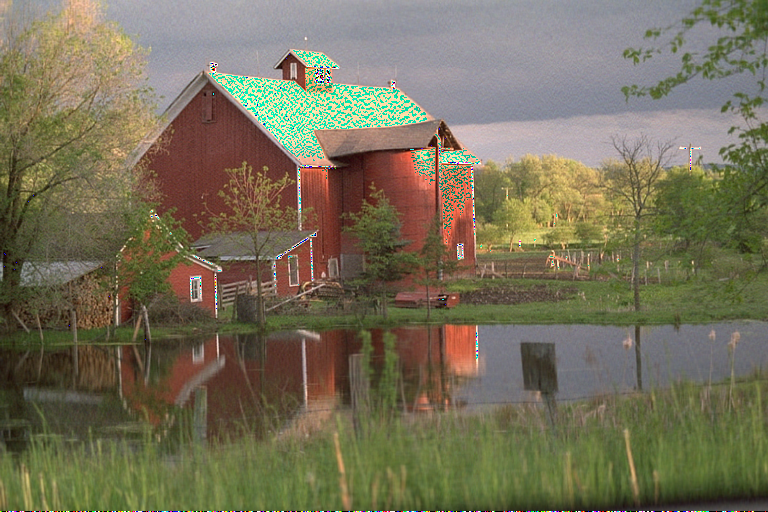
#> input picture compressed_images/kodim22/PCA_then_DWT/pca_compress_150.png, 768 x 512 px, found by its file name
$ jupyter execute --allow-errors PCA.ipynb   (older library calls are emulated)
#> lines starting #> are read from the running program, lines starting #| are printed output that depends on the picture
[cell 1]
import numpy as np
import pywt
from sklearn.decomposition import PCA
from math import log10, sqrt
from sklearn.cluster import KMeans
from scipy.fftpack import dct, idct
import os
from skimage import io
from skimage import metrics
from sklearn.decomposition import PCA
import matplotlib.pyplot as plt

[cell 2]
#define psnr, mse, ssim and compressRatio
def psnr(img, compressed):
    return metrics.peak_signal_noise_ratio(image,compressed)
def mse(img, compressed):
    return metrics.mean_squared_error(image,compressed)
def ssim(img, compressed):
    return metrics.structural_similarity(image,compressed,multichannel=True)
def compressRatio(img, compressed):
    return img/compressed

[cell 3]
#read the image and take its RGB values individually
image = io.imread('pca_compress_150.png')
#> image is the input picture: shape (512, 768, 3); mean R, G, B 118.2, 111.9, 88.3
io.imshow(image)
io.show()
print(image.shape)
#| (512, 768, 3)
blue,green,red =image[:,:,0],image[:,:,1],image[:,:,2]
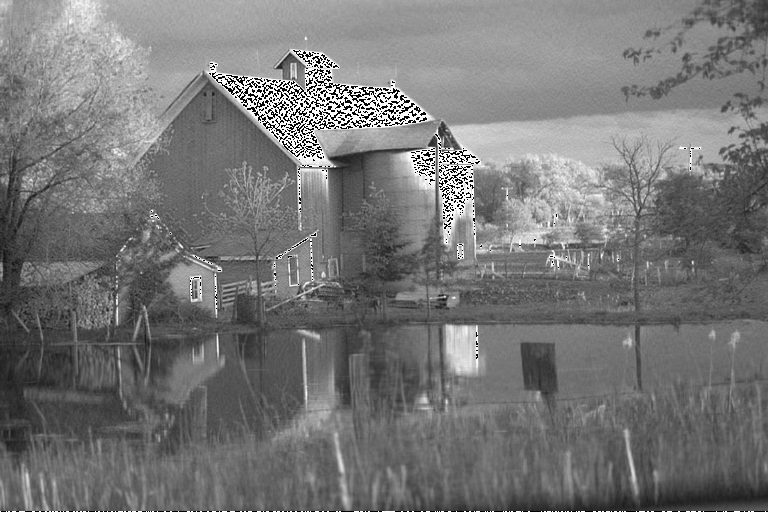
#> blue: shape (512, 768); min 0, max 255, mean 118.2
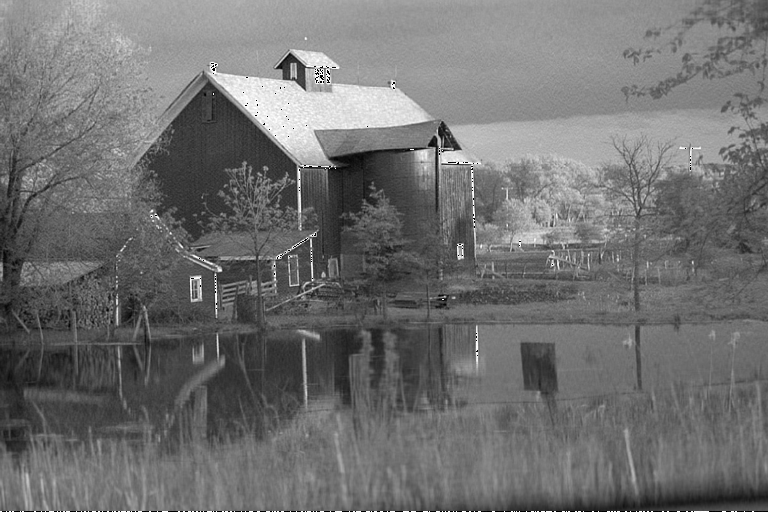
#> green: shape (512, 768); min 0, max 255, mean 111.9
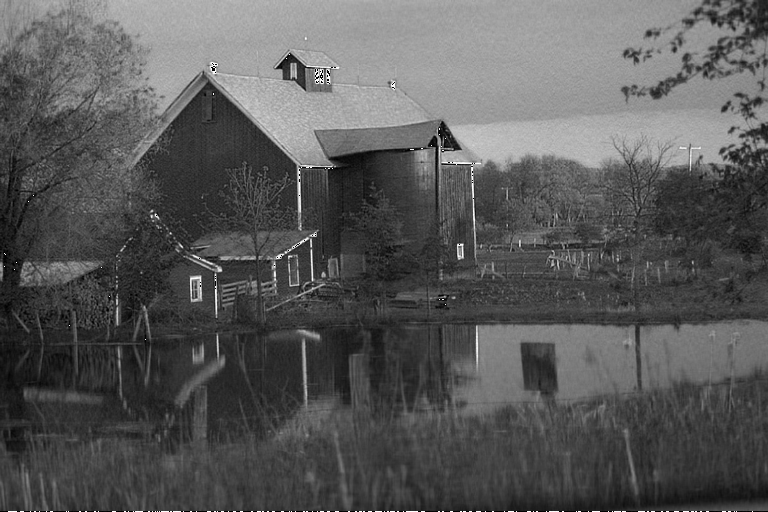
#> red: shape (512, 768); min 0, max 255, mean 88.3
print(blue.shape)
#| (512, 768)

[cell 4]
# PCA for dimensionality redcution (non-visualization)

pca = PCA()
pca.n_components = 200
pca_data = pca.fit_transform(blue)
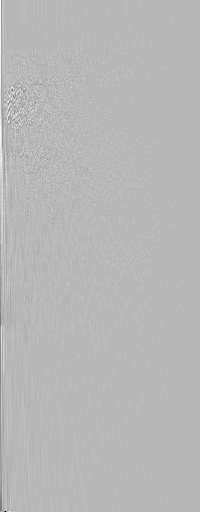
#> pca_data: shape (512, 200) float64; min -2888.2, max 1123.4, mean 0; drawn with min black and max white

percentage_var_explained = pca.explained_variance_ / np.sum(pca.explained_variance_);

cum_var_explained = np.cumsum(percentage_var_explained)

# Plot the PCA spectrum
plt.figure(1, figsize=(6, 4))

plt.clf()
plt.plot(cum_var_explained, linewidth=2)
plt.axis('tight')
plt.grid()
plt.xlabel('n_components')
plt.ylabel('Cumulative_explained_variance')
plt.show()
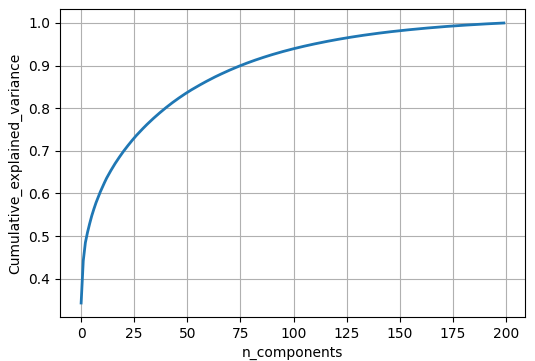
#> figure drawn by matplotlib, 1 panel; curve peaks at x = 199, y = 1


# If we take 200-dimensions, approx. 90% of variance is expalined.

[cell 5]
#finding blue ,green and red channel
blue,green,red =image[:,:,0],image[:,:,1],image[:,:,2]

pca = PCA()
pca.n_components = 150
#Applying to red channel and then applying inverse transform to transformed array.
red_transformed = pca.fit_transform(red)
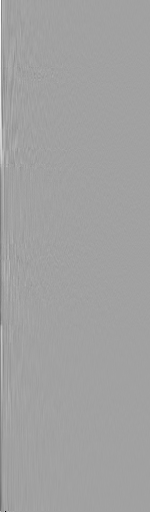
#> red_transformed: shape (512, 150) float64; min -3285.6, max 1899, mean 0; drawn with min black and max white
red_inverted = pca.inverse_transform(red_transformed)

#Applying to Green channel and then applying inverse transform to transformed array.
green_transformed = pca.fit_transform(green)
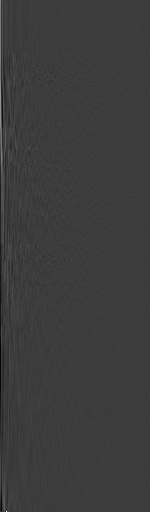
#> green_transformed: shape (512, 150) float64; min -1025.7, max 3280.5, mean 0; drawn with min black and max white
green_inverted = pca.inverse_transform(green_transformed)

#Applying to Blue channel and then applying inverse transform to transformed array.
blue_transformed = pca.fit_transform(blue)
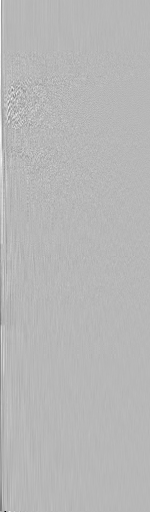
#> blue_transformed: shape (512, 150) float64; min -2888.2, max 1123.4, mean 0; drawn with min black and max white
blue_inverted = pca.inverse_transform(blue_transformed)
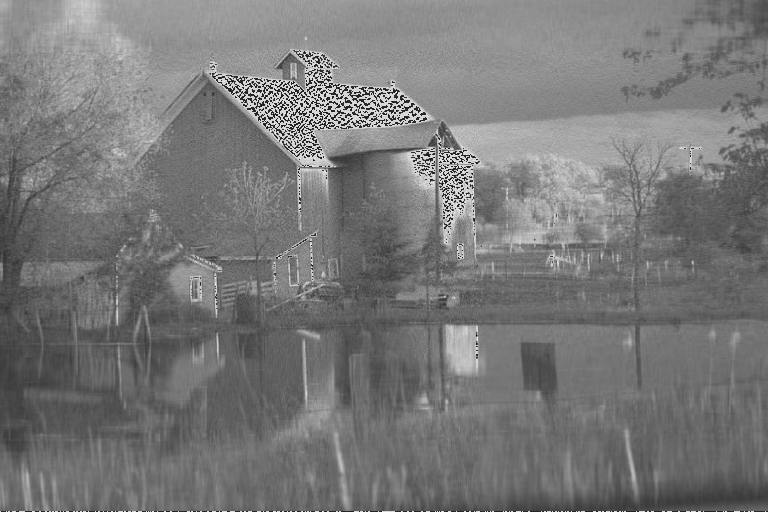
#> blue_inverted: shape (512, 768) float64; min -51.19, max 307.5, mean 118.2; drawn with min black and max white
img_compressed2 = (np.dstack((blue_inverted, green_inverted, red_inverted))).astype(np.uint8)
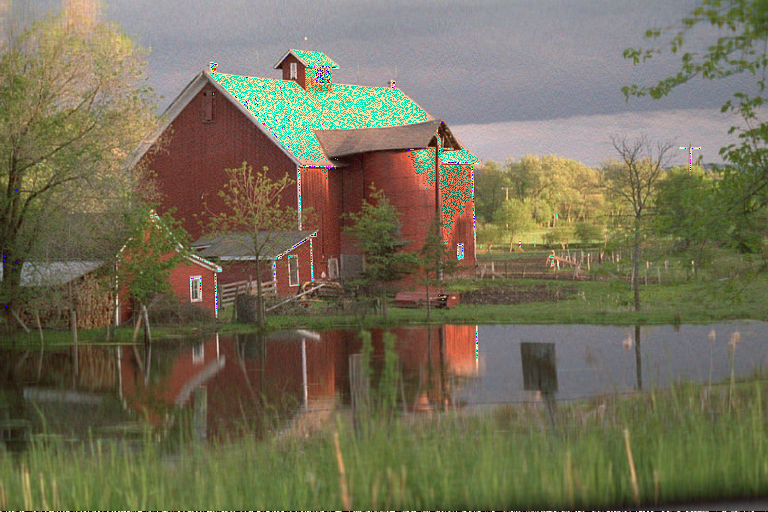
#> img_compressed2: shape (512, 768, 3); mean of channels 0, 1, 2 117.1, 111.4, 87.8; drawn as R, G, B

#combine the RGB value to get back the image
img_compressed = (np.dstack((blue_inverted, green_inverted, red_inverted))).astype(np.uint8)

#show the image after compression
io.imshow(img_compressed)
io.show()
#Save the image into memory
io.imsave('pca_compress_150.png', img_compressed)

[cell 6]
#shape of both original and compressed image
print(img_compressed.shape)
#| (512, 768, 3)
print(image.shape)
#| (512, 768, 3)
